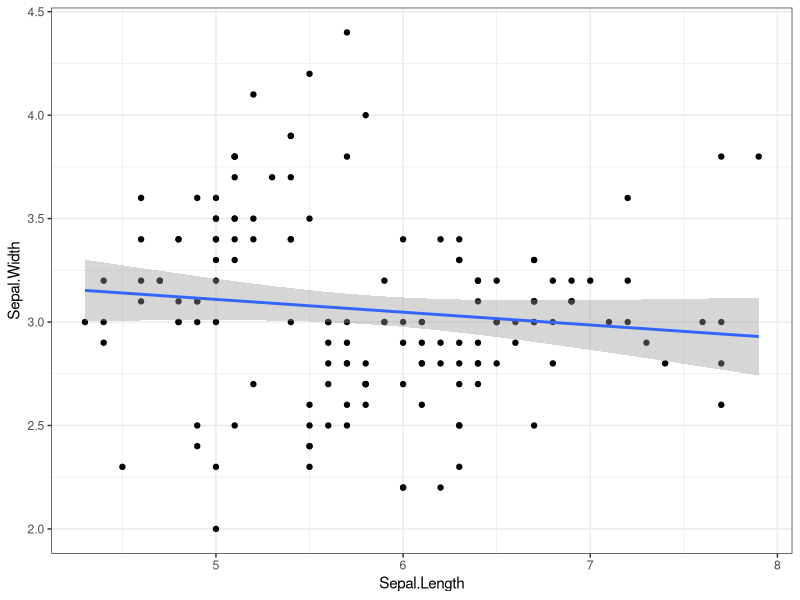
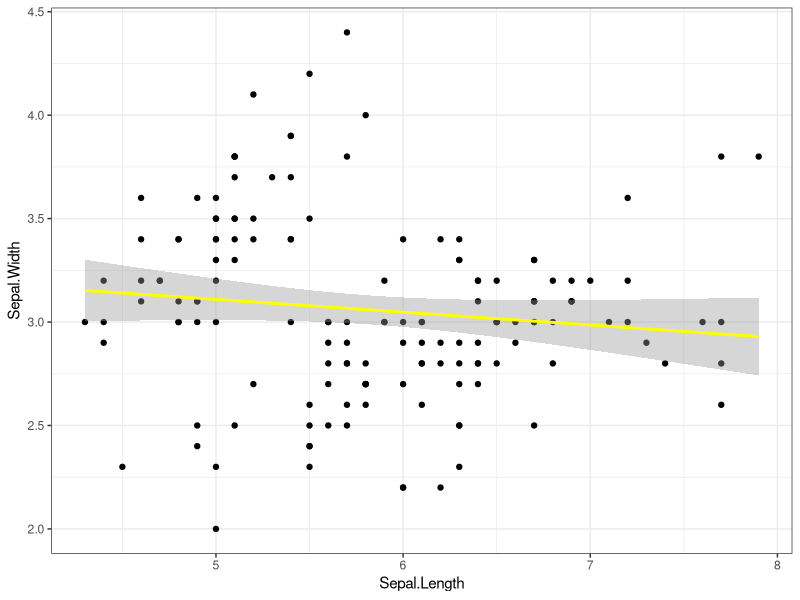
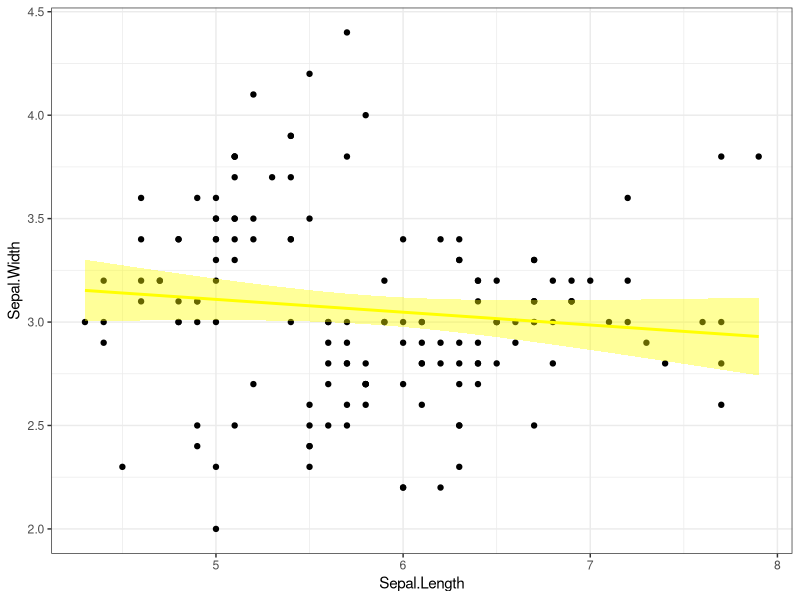
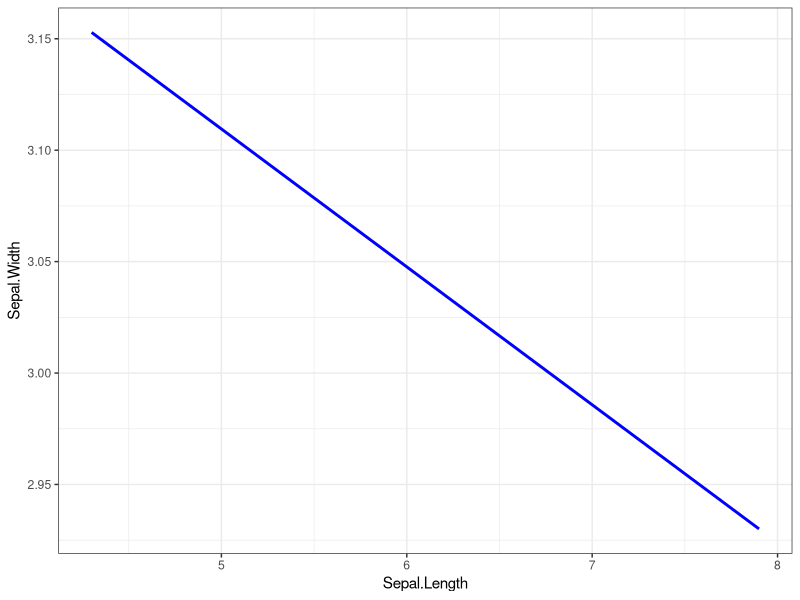
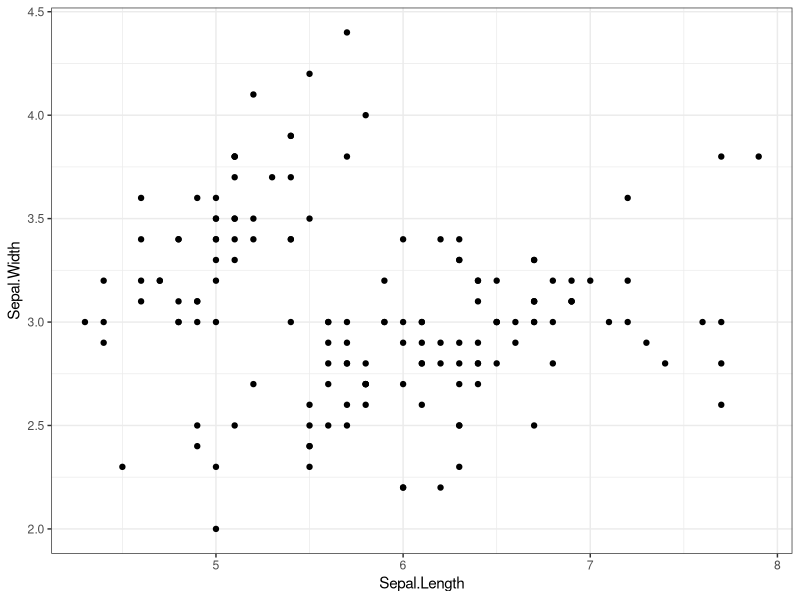
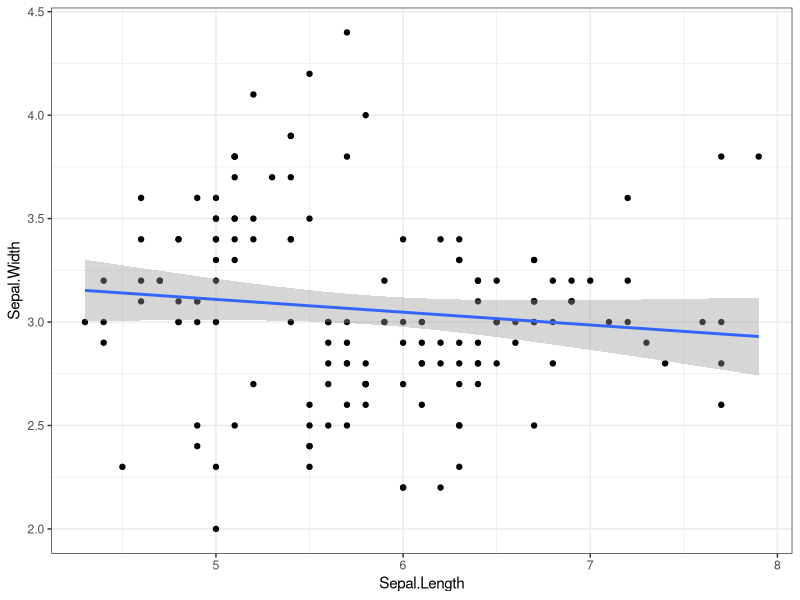

These charts were generated, in order, by the following R code:
## ---- chunk 1
# This chunk can include things you need for the rest of the document
library(tidyverse) ## this package includes ggplot and functions for tidy-ing data
knitr::opts_chunk$set(
  echo=T, ## show your R code chunk
  message = F, ## hide the message
  warning = F, ## hide the warning
  autodep = T ## make sure your separate code chunks can find the dependencies (from other code chunk)
)
## ---- chunk 2
iris %>% glimpse()
## ---- chunk 3
## insert your code here
## ---- chunk 4
## insert your code here
## ---- chunk 5
## insert your code here
## ---- chunk 6
## insert your code here
## ---- chunk 7
## insert your code here
## ---- chunk 8
## insert your code here
## ---- chunk 9
## insert your code here
## ---- chunk 10
iris %>% 
    ggplot(mapping = aes(x = Sepal.Length, y = Sepal.Width)) +
    geom_point() +
    geom_smooth(formula = y ~ x,
                method = lm) +
    theme_bw()
## ---- chunk 11
iris %>% 
    ggplot(mapping = aes(x = Sepal.Length, y = Sepal.Width)) +
    geom_point() +
    geom_smooth(formula = y ~ x,
                method = lm,
                color = "yellow") + 
    theme_bw()
## ---- chunk 12
iris %>% 
    ggplot(mapping = aes(x = Sepal.Length, y = Sepal.Width)) +
    geom_point() +
    geom_smooth(formula = y ~ x,
                method = lm,
                color = "yellow",
                fill = "yellow") + 
    theme_bw()
## ---- chunk 13
iris %>% 
    ggplot(mapping = aes(x = Sepal.Length, y = Sepal.Width)) +
    geom_smooth(formula = y ~ x,
                method = lm,
                color = "blue",## changing the color
                se = FALSE) +  ## and taking away our confidence interval
    theme_bw()
## ---- chunk 14
iris %>% 
    ggplot(mapping = aes(x = Sepal.Length, y = Sepal.Width)) +
    geom_point() +
    theme_bw()
## ---- chunk 15
iris %>% 
    ggplot(mapping = aes(x = Sepal.Length, y = Sepal.Width)) +
    geom_point() +
    geom_smooth(formula = y~x,
                method = lm) +
    theme_bw()
